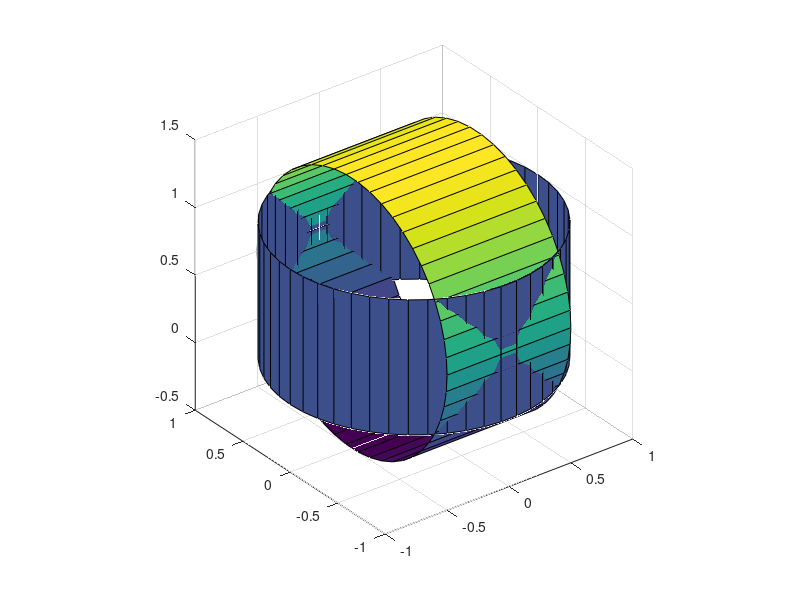

MATLAB code to generate this figure:
[x,y,z] = cylinder(1,50);
surf(x,y,z);
axis square;
hold on
[x1,y1,z1] = cylinder(1,50);
z1 = z1 - 0.5;
%x1 = x1 + 0.7;
y1 = y1 +0.5;
surf(z1,x1,y1);
hold off